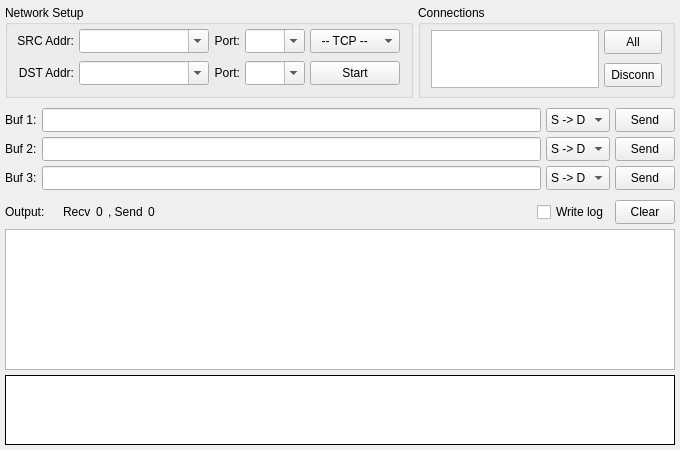
<?xml version="1.0" encoding="UTF-8"?>
<ui version="4.0">
 <class>TransferForm</class>
 <widget class="QWidget" name="TransferForm">
  <property name="geometry">
   <rect>
    <x>0</x>
    <y>0</y>
    <width>680</width>
    <height>450</height>
   </rect>
  </property>
  <property name="minimumSize">
   <size>
    <width>0</width>
    <height>0</height>
   </size>
  </property>
  <property name="windowTitle">
   <string>Transfer</string>
  </property>
  <property name="locale">
   <locale language="C" country="AnyCountry"/>
  </property>
  <layout class="QVBoxLayout" name="lay1">
   <property name="spacing">
    <number>5</number>
   </property>
   <property name="margin">
    <number>5</number>
   </property>
   <item>
    <layout class="QHBoxLayout" name="lay2">
     <item>
      <widget class="QGroupBox" name="box1">
       <property name="sizePolicy">
        <sizepolicy hsizetype="Fixed" vsizetype="Fixed">
         <horstretch>0</horstretch>
         <verstretch>0</verstretch>
        </sizepolicy>
       </property>
       <property name="minimumSize">
        <size>
         <width>0</width>
         <height>93</height>
        </size>
       </property>
       <property name="maximumSize">
        <size>
         <width>16777215</width>
         <height>93</height>
        </size>
       </property>
       <property name="title">
        <string>Network Setup</string>
       </property>
       <layout class="QVBoxLayout" name="lay5">
        <property name="spacing">
         <number>5</number>
        </property>
        <property name="leftMargin">
         <number>4</number>
        </property>
        <property name="topMargin">
         <number>0</number>
        </property>
        <property name="rightMargin">
         <number>10</number>
        </property>
        <property name="bottomMargin">
         <number>5</number>
        </property>
        <item>
         <layout class="QGridLayout" name="lay6">
          <property name="sizeConstraint">
           <enum>QLayout::SetFixedSize</enum>
          </property>
          <property name="horizontalSpacing">
           <number>5</number>
          </property>
          <property name="verticalSpacing">
           <number>8</number>
          </property>
          <item row="0" column="2">
           <widget class="QLabel" name="lab2">
            <property name="sizePolicy">
             <sizepolicy hsizetype="Preferred" vsizetype="Preferred">
              <horstretch>0</horstretch>
              <verstretch>0</verstretch>
             </sizepolicy>
            </property>
            <property name="text">
             <string>Port:</string>
            </property>
            <property name="alignment">
             <set>Qt::AlignRight|Qt::AlignTrailing|Qt::AlignVCenter</set>
            </property>
           </widget>
          </item>
          <item row="0" column="0">
           <widget class="QLabel" name="lab1">
            <property name="sizePolicy">
             <sizepolicy hsizetype="Preferred" vsizetype="Preferred">
              <horstretch>0</horstretch>
              <verstretch>0</verstretch>
             </sizepolicy>
            </property>
            <property name="minimumSize">
             <size>
              <width>62</width>
              <height>0</height>
             </size>
            </property>
            <property name="contextMenuPolicy">
             <enum>Qt::NoContextMenu</enum>
            </property>
            <property name="text">
             <string>SRC Addr:</string>
            </property>
            <property name="textFormat">
             <enum>Qt::PlainText</enum>
            </property>
            <property name="scaledContents">
             <bool>false</bool>
            </property>
            <property name="alignment">
             <set>Qt::AlignRight|Qt::AlignTrailing|Qt::AlignVCenter</set>
            </property>
           </widget>
          </item>
          <item row="0" column="1">
           <widget class="QComboBox" name="cmbSrcAddr">
            <property name="sizePolicy">
             <sizepolicy hsizetype="Fixed" vsizetype="Fixed">
              <horstretch>0</horstretch>
              <verstretch>0</verstretch>
             </sizepolicy>
            </property>
            <property name="minimumSize">
             <size>
              <width>130</width>
              <height>24</height>
             </size>
            </property>
            <property name="maximumSize">
             <size>
              <width>130</width>
              <height>24</height>
             </size>
            </property>
            <property name="editable">
             <bool>true</bool>
            </property>
            <property name="insertPolicy">
             <enum>QComboBox::NoInsert</enum>
            </property>
           </widget>
          </item>
          <item row="0" column="3">
           <widget class="QComboBox" name="cmbSrcPort">
            <property name="sizePolicy">
             <sizepolicy hsizetype="Fixed" vsizetype="Fixed">
              <horstretch>0</horstretch>
              <verstretch>0</verstretch>
             </sizepolicy>
            </property>
            <property name="minimumSize">
             <size>
              <width>60</width>
              <height>24</height>
             </size>
            </property>
            <property name="maximumSize">
             <size>
              <width>60</width>
              <height>24</height>
             </size>
            </property>
            <property name="editable">
             <bool>true</bool>
            </property>
            <property name="insertPolicy">
             <enum>QComboBox::InsertAtTop</enum>
            </property>
           </widget>
          </item>
          <item row="1" column="0">
           <widget class="QLabel" name="lab3">
            <property name="sizePolicy">
             <sizepolicy hsizetype="Preferred" vsizetype="Preferred">
              <horstretch>0</horstretch>
              <verstretch>0</verstretch>
             </sizepolicy>
            </property>
            <property name="minimumSize">
             <size>
              <width>62</width>
              <height>0</height>
             </size>
            </property>
            <property name="contextMenuPolicy">
             <enum>Qt::NoContextMenu</enum>
            </property>
            <property name="text">
             <string>DST Addr:</string>
            </property>
            <property name="textFormat">
             <enum>Qt::PlainText</enum>
            </property>
            <property name="scaledContents">
             <bool>false</bool>
            </property>
            <property name="alignment">
             <set>Qt::AlignRight|Qt::AlignTrailing|Qt::AlignVCenter</set>
            </property>
           </widget>
          </item>
          <item row="1" column="1">
           <widget class="QComboBox" name="cmbDstAddr">
            <property name="sizePolicy">
             <sizepolicy hsizetype="Fixed" vsizetype="Fixed">
              <horstretch>0</horstretch>
              <verstretch>0</verstretch>
             </sizepolicy>
            </property>
            <property name="minimumSize">
             <size>
              <width>130</width>
              <height>24</height>
             </size>
            </property>
            <property name="maximumSize">
             <size>
              <width>130</width>
              <height>24</height>
             </size>
            </property>
            <property name="editable">
             <bool>true</bool>
            </property>
            <property name="insertPolicy">
             <enum>QComboBox::NoInsert</enum>
            </property>
           </widget>
          </item>
          <item row="1" column="2">
           <widget class="QLabel" name="lab4">
            <property name="sizePolicy">
             <sizepolicy hsizetype="Preferred" vsizetype="Preferred">
              <horstretch>0</horstretch>
              <verstretch>0</verstretch>
             </sizepolicy>
            </property>
            <property name="text">
             <string>Port:</string>
            </property>
            <property name="alignment">
             <set>Qt::AlignRight|Qt::AlignTrailing|Qt::AlignVCenter</set>
            </property>
           </widget>
          </item>
          <item row="1" column="3">
           <widget class="QComboBox" name="cmbDstPort">
            <property name="sizePolicy">
             <sizepolicy hsizetype="Fixed" vsizetype="Fixed">
              <horstretch>0</horstretch>
              <verstretch>0</verstretch>
             </sizepolicy>
            </property>
            <property name="minimumSize">
             <size>
              <width>60</width>
              <height>24</height>
             </size>
            </property>
            <property name="maximumSize">
             <size>
              <width>60</width>
              <height>24</height>
             </size>
            </property>
            <property name="editable">
             <bool>true</bool>
            </property>
            <property name="insertPolicy">
             <enum>QComboBox::InsertAtTop</enum>
            </property>
           </widget>
          </item>
          <item row="1" column="4">
           <widget class="QToolButton" name="btnTrigger">
            <property name="sizePolicy">
             <sizepolicy hsizetype="Fixed" vsizetype="Fixed">
              <horstretch>0</horstretch>
              <verstretch>0</verstretch>
             </sizepolicy>
            </property>
            <property name="minimumSize">
             <size>
              <width>90</width>
              <height>24</height>
             </size>
            </property>
            <property name="maximumSize">
             <size>
              <width>90</width>
              <height>24</height>
             </size>
            </property>
            <property name="statusTip">
             <string/>
            </property>
            <property name="text">
             <string>Start</string>
            </property>
            <property name="checkable">
             <bool>true</bool>
            </property>
           </widget>
          </item>
          <item row="0" column="4">
           <widget class="QComboBox" name="cmbType">
            <property name="sizePolicy">
             <sizepolicy hsizetype="Fixed" vsizetype="Fixed">
              <horstretch>0</horstretch>
              <verstretch>0</verstretch>
             </sizepolicy>
            </property>
            <property name="minimumSize">
             <size>
              <width>90</width>
              <height>24</height>
             </size>
            </property>
            <property name="maximumSize">
             <size>
              <width>90</width>
              <height>24</height>
             </size>
            </property>
            <item>
             <property name="text">
              <string notr="true">  -- TCP --</string>
             </property>
            </item>
            <item>
             <property name="text">
              <string notr="true">  -- UDP --</string>
             </property>
            </item>
           </widget>
          </item>
         </layout>
        </item>
       </layout>
      </widget>
     </item>
     <item>
      <widget class="QGroupBox" name="box2">
       <property name="sizePolicy">
        <sizepolicy hsizetype="Expanding" vsizetype="Fixed">
         <horstretch>0</horstretch>
         <verstretch>0</verstretch>
        </sizepolicy>
       </property>
       <property name="minimumSize">
        <size>
         <width>0</width>
         <height>93</height>
        </size>
       </property>
       <property name="maximumSize">
        <size>
         <width>16777215</width>
         <height>93</height>
        </size>
       </property>
       <property name="title">
        <string>Connections</string>
       </property>
       <layout class="QHBoxLayout" name="lay8">
        <property name="spacing">
         <number>5</number>
        </property>
        <property name="leftMargin">
         <number>10</number>
        </property>
        <property name="topMargin">
         <number>5</number>
        </property>
        <property name="rightMargin">
         <number>10</number>
        </property>
        <property name="bottomMargin">
         <number>10</number>
        </property>
        <item>
         <widget class="QListWidget" name="lstConn">
          <property name="sizePolicy">
           <sizepolicy hsizetype="Expanding" vsizetype="Fixed">
            <horstretch>0</horstretch>
            <verstretch>0</verstretch>
           </sizepolicy>
          </property>
          <property name="minimumSize">
           <size>
            <width>0</width>
            <height>58</height>
           </size>
          </property>
          <property name="maximumSize">
           <size>
            <width>16777215</width>
            <height>58</height>
           </size>
          </property>
          <property name="verticalScrollBarPolicy">
           <enum>Qt::ScrollBarAlwaysOff</enum>
          </property>
          <property name="horizontalScrollBarPolicy">
           <enum>Qt::ScrollBarAlwaysOff</enum>
          </property>
          <property name="editTriggers">
           <set>QAbstractItemView::NoEditTriggers</set>
          </property>
          <property name="showDropIndicator" stdset="0">
           <bool>false</bool>
          </property>
          <property name="selectionMode">
           <enum>QAbstractItemView::MultiSelection</enum>
          </property>
          <property name="selectionBehavior">
           <enum>QAbstractItemView::SelectRows</enum>
          </property>
          <property name="selectionRectVisible">
           <bool>false</bool>
          </property>
         </widget>
        </item>
        <item>
         <layout class="QVBoxLayout" name="lay9">
          <property name="spacing">
           <number>10</number>
          </property>
          <property name="topMargin">
           <number>0</number>
          </property>
          <item>
           <widget class="QToolButton" name="btnConnAll">
            <property name="sizePolicy">
             <sizepolicy hsizetype="Preferred" vsizetype="Fixed">
              <horstretch>0</horstretch>
              <verstretch>0</verstretch>
             </sizepolicy>
            </property>
            <property name="minimumSize">
             <size>
              <width>0</width>
              <height>24</height>
             </size>
            </property>
            <property name="maximumSize">
             <size>
              <width>16777215</width>
              <height>24</height>
             </size>
            </property>
            <property name="text">
             <string>All</string>
            </property>
           </widget>
          </item>
          <item>
           <widget class="QToolButton" name="btnConnDel">
            <property name="sizePolicy">
             <sizepolicy hsizetype="Preferred" vsizetype="Fixed">
              <horstretch>0</horstretch>
              <verstretch>0</verstretch>
             </sizepolicy>
            </property>
            <property name="minimumSize">
             <size>
              <width>0</width>
              <height>24</height>
             </size>
            </property>
            <property name="maximumSize">
             <size>
              <width>16777215</width>
              <height>24</height>
             </size>
            </property>
            <property name="text">
             <string>Disconn</string>
            </property>
           </widget>
          </item>
         </layout>
        </item>
       </layout>
      </widget>
     </item>
    </layout>
   </item>
   <item>
    <layout class="QGridLayout" name="lay3">
     <property name="topMargin">
      <number>5</number>
     </property>
     <property name="spacing">
      <number>5</number>
     </property>
     <item row="0" column="0">
      <widget class="QLabel" name="lab5">
       <property name="text">
        <string>Buf 1:</string>
       </property>
      </widget>
     </item>
     <item row="0" column="3">
      <widget class="QToolButton" name="btnSend1">
       <property name="minimumSize">
        <size>
         <width>60</width>
         <height>24</height>
        </size>
       </property>
       <property name="maximumSize">
        <size>
         <width>60</width>
         <height>24</height>
        </size>
       </property>
       <property name="text">
        <string>Send</string>
       </property>
       <property name="checkable">
        <bool>false</bool>
       </property>
      </widget>
     </item>
     <item row="1" column="0">
      <widget class="QLabel" name="lab6">
       <property name="text">
        <string>Buf 2:</string>
       </property>
      </widget>
     </item>
     <item row="1" column="1">
      <widget class="QLineEdit" name="edtBuf2">
       <property name="minimumSize">
        <size>
         <width>0</width>
         <height>24</height>
        </size>
       </property>
       <property name="maximumSize">
        <size>
         <width>16777215</width>
         <height>24</height>
        </size>
       </property>
      </widget>
     </item>
     <item row="1" column="3">
      <widget class="QToolButton" name="btnSend2">
       <property name="minimumSize">
        <size>
         <width>60</width>
         <height>24</height>
        </size>
       </property>
       <property name="maximumSize">
        <size>
         <width>60</width>
         <height>24</height>
        </size>
       </property>
       <property name="text">
        <string>Send</string>
       </property>
      </widget>
     </item>
     <item row="2" column="0">
      <widget class="QLabel" name="lab7">
       <property name="text">
        <string>Buf 3:</string>
       </property>
      </widget>
     </item>
     <item row="2" column="1">
      <widget class="QLineEdit" name="edtBuf3">
       <property name="minimumSize">
        <size>
         <width>0</width>
         <height>24</height>
        </size>
       </property>
       <property name="maximumSize">
        <size>
         <width>16777215</width>
         <height>24</height>
        </size>
       </property>
      </widget>
     </item>
     <item row="2" column="3">
      <widget class="QToolButton" name="btnSend3">
       <property name="minimumSize">
        <size>
         <width>60</width>
         <height>24</height>
        </size>
       </property>
       <property name="maximumSize">
        <size>
         <width>60</width>
         <height>24</height>
        </size>
       </property>
       <property name="text">
        <string>Send</string>
       </property>
      </widget>
     </item>
     <item row="0" column="1">
      <widget class="QLineEdit" name="edtBuf1">
       <property name="minimumSize">
        <size>
         <width>0</width>
         <height>24</height>
        </size>
       </property>
       <property name="maximumSize">
        <size>
         <width>16777215</width>
         <height>24</height>
        </size>
       </property>
      </widget>
     </item>
     <item row="0" column="2">
      <widget class="QComboBox" name="cmbDir1">
       <property name="sizePolicy">
        <sizepolicy hsizetype="Fixed" vsizetype="Fixed">
         <horstretch>0</horstretch>
         <verstretch>0</verstretch>
        </sizepolicy>
       </property>
       <property name="minimumSize">
        <size>
         <width>0</width>
         <height>24</height>
        </size>
       </property>
       <property name="maximumSize">
        <size>
         <width>16777215</width>
         <height>24</height>
        </size>
       </property>
       <property name="frame">
        <bool>true</bool>
       </property>
       <item>
        <property name="text">
         <string notr="true">S -&gt; D</string>
        </property>
       </item>
       <item>
        <property name="text">
         <string notr="true">D -&gt; S</string>
        </property>
       </item>
      </widget>
     </item>
     <item row="1" column="2">
      <widget class="QComboBox" name="cmbDir2">
       <property name="sizePolicy">
        <sizepolicy hsizetype="Fixed" vsizetype="Fixed">
         <horstretch>0</horstretch>
         <verstretch>0</verstretch>
        </sizepolicy>
       </property>
       <property name="minimumSize">
        <size>
         <width>0</width>
         <height>24</height>
        </size>
       </property>
       <property name="maximumSize">
        <size>
         <width>16777215</width>
         <height>24</height>
        </size>
       </property>
       <item>
        <property name="text">
         <string notr="true">S -&gt; D</string>
        </property>
       </item>
       <item>
        <property name="text">
         <string notr="true">D -&gt; S</string>
        </property>
       </item>
      </widget>
     </item>
     <item row="2" column="2">
      <widget class="QComboBox" name="cmbDir3">
       <property name="sizePolicy">
        <sizepolicy hsizetype="Fixed" vsizetype="Fixed">
         <horstretch>0</horstretch>
         <verstretch>0</verstretch>
        </sizepolicy>
       </property>
       <property name="minimumSize">
        <size>
         <width>0</width>
         <height>24</height>
        </size>
       </property>
       <property name="maximumSize">
        <size>
         <width>16777215</width>
         <height>24</height>
        </size>
       </property>
       <item>
        <property name="text">
         <string notr="true">S -&gt; D</string>
        </property>
       </item>
       <item>
        <property name="text">
         <string notr="true">D -&gt; S</string>
        </property>
       </item>
      </widget>
     </item>
    </layout>
   </item>
   <item>
    <layout class="QHBoxLayout" name="lay4">
     <property name="spacing">
      <number>5</number>
     </property>
     <property name="leftMargin">
      <number>0</number>
     </property>
     <property name="topMargin">
      <number>5</number>
     </property>
     <property name="rightMargin">
      <number>0</number>
     </property>
     <property name="bottomMargin">
      <number>0</number>
     </property>
     <item>
      <widget class="QLabel" name="lab8">
       <property name="sizePolicy">
        <sizepolicy hsizetype="Fixed" vsizetype="Preferred">
         <horstretch>0</horstretch>
         <verstretch>0</verstretch>
        </sizepolicy>
       </property>
       <property name="text">
        <string>Output:    </string>
       </property>
      </widget>
     </item>
     <item>
      <widget class="QLabel" name="lab9">
       <property name="text">
        <string>Recv</string>
       </property>
      </widget>
     </item>
     <item>
      <widget class="QLabel" name="cntRecv">
       <property name="sizePolicy">
        <sizepolicy hsizetype="Preferred" vsizetype="Preferred">
         <horstretch>0</horstretch>
         <verstretch>0</verstretch>
        </sizepolicy>
       </property>
       <property name="toolTip">
        <string notr="true"/>
       </property>
       <property name="text">
        <string notr="true">0</string>
       </property>
      </widget>
     </item>
     <item>
      <widget class="QLabel" name="lab10">
       <property name="text">
        <string>, Send</string>
       </property>
      </widget>
     </item>
     <item>
      <widget class="QLabel" name="cntSend">
       <property name="toolTip">
        <string notr="true"/>
       </property>
       <property name="text">
        <string notr="true">0</string>
       </property>
      </widget>
     </item>
     <item>
      <spacer name="spc">
       <property name="orientation">
        <enum>Qt::Horizontal</enum>
       </property>
       <property name="sizeHint" stdset="0">
        <size>
         <width>0</width>
         <height>0</height>
        </size>
       </property>
      </spacer>
     </item>
     <item>
      <widget class="QCheckBox" name="chkLog">
       <property name="text">
        <string>Write log</string>
       </property>
      </widget>
     </item>
     <item>
      <widget class="QToolButton" name="btnClear">
       <property name="minimumSize">
        <size>
         <width>60</width>
         <height>24</height>
        </size>
       </property>
       <property name="maximumSize">
        <size>
         <width>60</width>
         <height>24</height>
        </size>
       </property>
       <property name="text">
        <string>Clear</string>
       </property>
      </widget>
     </item>
    </layout>
   </item>
   <item>
    <widget class="QTreeWidget" name="treeOutput">
     <property name="sizePolicy">
      <sizepolicy hsizetype="Expanding" vsizetype="Preferred">
       <horstretch>0</horstretch>
       <verstretch>0</verstretch>
      </sizepolicy>
     </property>
     <property name="horizontalScrollBarPolicy">
      <enum>Qt::ScrollBarAlwaysOff</enum>
     </property>
     <property name="editTriggers">
      <set>QAbstractItemView::NoEditTriggers</set>
     </property>
     <property name="showDropIndicator" stdset="0">
      <bool>false</bool>
     </property>
     <property name="alternatingRowColors">
      <bool>false</bool>
     </property>
     <property name="selectionMode">
      <enum>QAbstractItemView::SingleSelection</enum>
     </property>
     <property name="selectionBehavior">
      <enum>QAbstractItemView::SelectRows</enum>
     </property>
     <property name="wordWrap">
      <bool>true</bool>
     </property>
     <attribute name="headerVisible">
      <bool>false</bool>
     </attribute>
     <attribute name="headerStretchLastSection">
      <bool>true</bool>
     </attribute>
     <column>
      <property name="text">
       <string notr="true">1</string>
      </property>
     </column>
    </widget>
   </item>
   <item>
    <widget class="QPlainTextEdit" name="txtOutput">
     <property name="sizePolicy">
      <sizepolicy hsizetype="Expanding" vsizetype="Fixed">
       <horstretch>0</horstretch>
       <verstretch>0</verstretch>
      </sizepolicy>
     </property>
     <property name="minimumSize">
      <size>
       <width>0</width>
       <height>70</height>
      </size>
     </property>
     <property name="maximumSize">
      <size>
       <width>16777215</width>
       <height>70</height>
      </size>
     </property>
     <property name="acceptDrops">
      <bool>false</bool>
     </property>
     <property name="frameShape">
      <enum>QFrame::Box</enum>
     </property>
     <property name="frameShadow">
      <enum>QFrame::Plain</enum>
     </property>
     <property name="horizontalScrollBarPolicy">
      <enum>Qt::ScrollBarAlwaysOff</enum>
     </property>
     <property name="tabChangesFocus">
      <bool>true</bool>
     </property>
     <property name="undoRedoEnabled">
      <bool>false</bool>
     </property>
     <property name="readOnly">
      <bool>true</bool>
     </property>
     <property name="textInteractionFlags">
      <set>Qt::TextSelectableByKeyboard|Qt::TextSelectableByMouse</set>
     </property>
    </widget>
   </item>
  </layout>
 </widget>
 <tabstops>
  <tabstop>cmbSrcAddr</tabstop>
  <tabstop>cmbSrcPort</tabstop>
  <tabstop>cmbDstAddr</tabstop>
  <tabstop>cmbDstPort</tabstop>
  <tabstop>cmbType</tabstop>
  <tabstop>btnTrigger</tabstop>
  <tabstop>lstConn</tabstop>
  <tabstop>btnConnAll</tabstop>
  <tabstop>btnConnDel</tabstop>
  <tabstop>edtBuf1</tabstop>
  <tabstop>cmbDir1</tabstop>
  <tabstop>btnSend1</tabstop>
  <tabstop>edtBuf2</tabstop>
  <tabstop>cmbDir2</tabstop>
  <tabstop>btnSend2</tabstop>
  <tabstop>edtBuf3</tabstop>
  <tabstop>cmbDir3</tabstop>
  <tabstop>btnSend3</tabstop>
  <tabstop>chkLog</tabstop>
  <tabstop>btnClear</tabstop>
  <tabstop>treeOutput</tabstop>
 </tabstops>
 <resources/>
 <connections/>
</ui>
